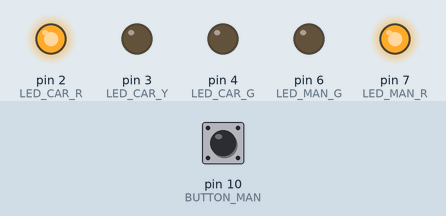
Bench run of a sketch on a simulated Arduino Uno, built with avr-gcc and run on an emulated ATmega328P. Shown: output pins drawn as LEDs (lit = HIGH). Inputs (shaded band) come from the test bench; at power-on: pin 10 (BUTTON_MAN) HIGH.

Above: at 7.3 s.
7.4 s: pin 10 (BUTTON_MAN) pulled LOW for 3 s
At 10.2 s:
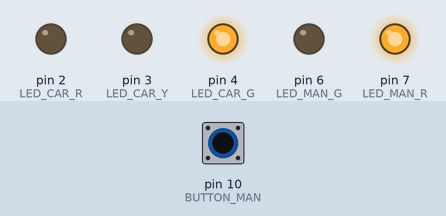
At 12.1 s:
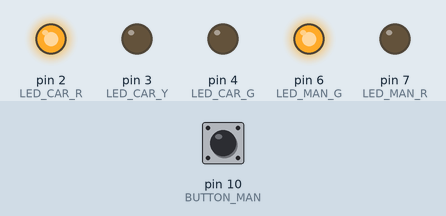
Timing chart, 0 to 17.9 s (numbered marks = the images above; inputs shaded):
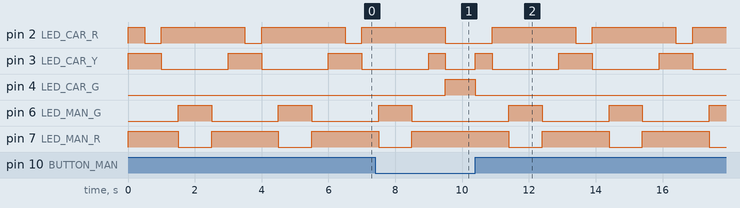

The sketch:

zebra_crossin_button.ino
```cpp
// output constants
const int LED_CAR_R = 2;
const int LED_CAR_Y = 3;
const int LED_CAR_G = 4;

const int LED_MAN_R = 7;
const int LED_MAN_G = 6;

const int BUTTON_MAN = 10;

// utility constants
const int DELAY_ALL_STOP = 500;
const int DELAY_MAN_WALK = 1000;
const int DELAY_CAR_READY = 500;
const int DELAY_CAR_GO = 3000;
const int DELAY_CAR_WARNING = 500;
const unsigned long WAITING_TIME = 10000;

void set_state(int st);

enum state_name {
  ALL_STOP = 0,
  MAN_WALK,
  CAR_READY,
  CAR_GO,
  CAR_WARNING
};

void setup() {
  pinMode(LED_CAR_R, OUTPUT);
  pinMode(LED_CAR_Y, OUTPUT);
  pinMode(LED_CAR_G, OUTPUT);
  pinMode(LED_MAN_R, OUTPUT);
  pinMode(LED_MAN_G, OUTPUT);

  pinMode(BUTTON_MAN, INPUT);
  set_state(ALL_STOP);
}


const int states[5][5] = {
  // CAR_G | CAR_Y | CAR_R | MAN_G | MAN_R
  { LOW, LOW, HIGH, LOW, HIGH }, // all stop
  { LOW, LOW, HIGH, HIGH, LOW }, // man walk
  { LOW, HIGH, HIGH, LOW, HIGH }, // car ready
  { HIGH, LOW, LOW, LOW, HIGH }, // car go
  { LOW, HIGH, LOW, LOW, HIGH } // car warning
};

void set_state(int st)
{
  digitalWrite(LED_CAR_G, states[st][0]);
  digitalWrite(LED_CAR_Y, states[st][1]);
  digitalWrite(LED_CAR_R, states[st][2]);
  digitalWrite(LED_MAN_G, states[st][3]);
  digitalWrite(LED_MAN_R, states[st][4]);
}

unsigned long timestamp = 0;
unsigned long current_time = 0;
unsigned long time_elapsed = 0;
int button_state = LOW;

void loop() {
  set_state(CAR_READY);
  delay(DELAY_CAR_READY);
  set_state(CAR_GO);

  timestamp = millis();

  do {
    current_time = millis();
    // minimize overflow impact
    if (current_time < timestamp) {
      timestamp = current_time;
    }
    time_elapsed = current_time - timestamp;
    button_state = digitalRead(BUTTON_MAN);
  } while (button_state == LOW && time_elapsed < WAITING_TIME);

  // set red + yellow for cars
  set_state(CAR_WARNING);
  delay(DELAY_CAR_WARNING);
  // set all read (for safety)
  set_state(ALL_STOP);
  delay(DELAY_ALL_STOP);
  // allow people to go
  set_state(MAN_WALK);
  delay(DELAY_MAN_WALK);
  // again red for all
  set_state(ALL_STOP);
  delay(DELAY_ALL_STOP);
}
```

Measured:
- after the input at 7.4 s, pin 4 (LED_CAR_G): LOW → HIGH after 2.1 s, → LOW 0.90 s later
- by itself, pin 2 (LED_CAR_R): repeats every 3.0 s: HIGH 2.5 s, LOW 0.50 s
